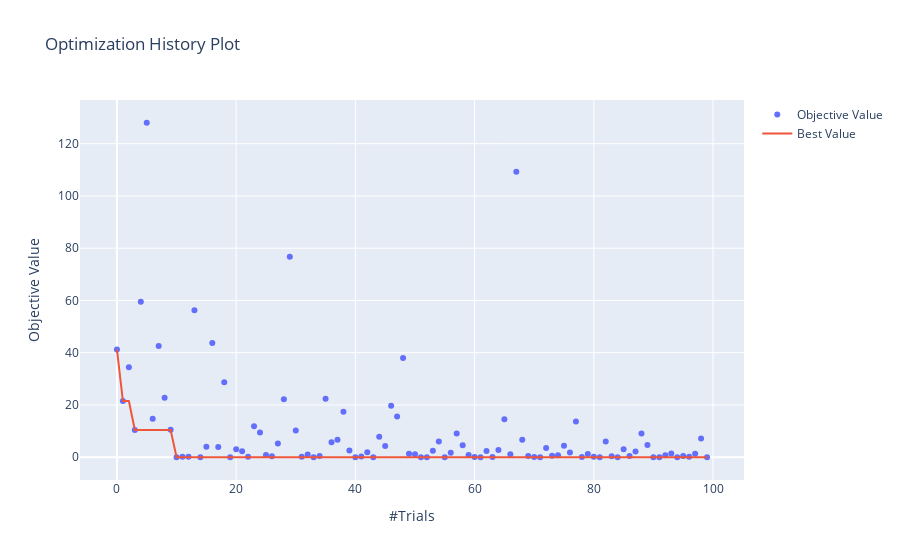

Here is the notebook cell this chart was saved with:
### Markdown cell above
探索の経過の可視化 (**Plotlyパッケージをインストール必要**)

https://optuna.readthedocs.io/en/stable/tutorial/10_key_features/005_visualization.html

### Code cell
from optuna.visualization import plot_optimization_history

plot_optimization_history(study)
